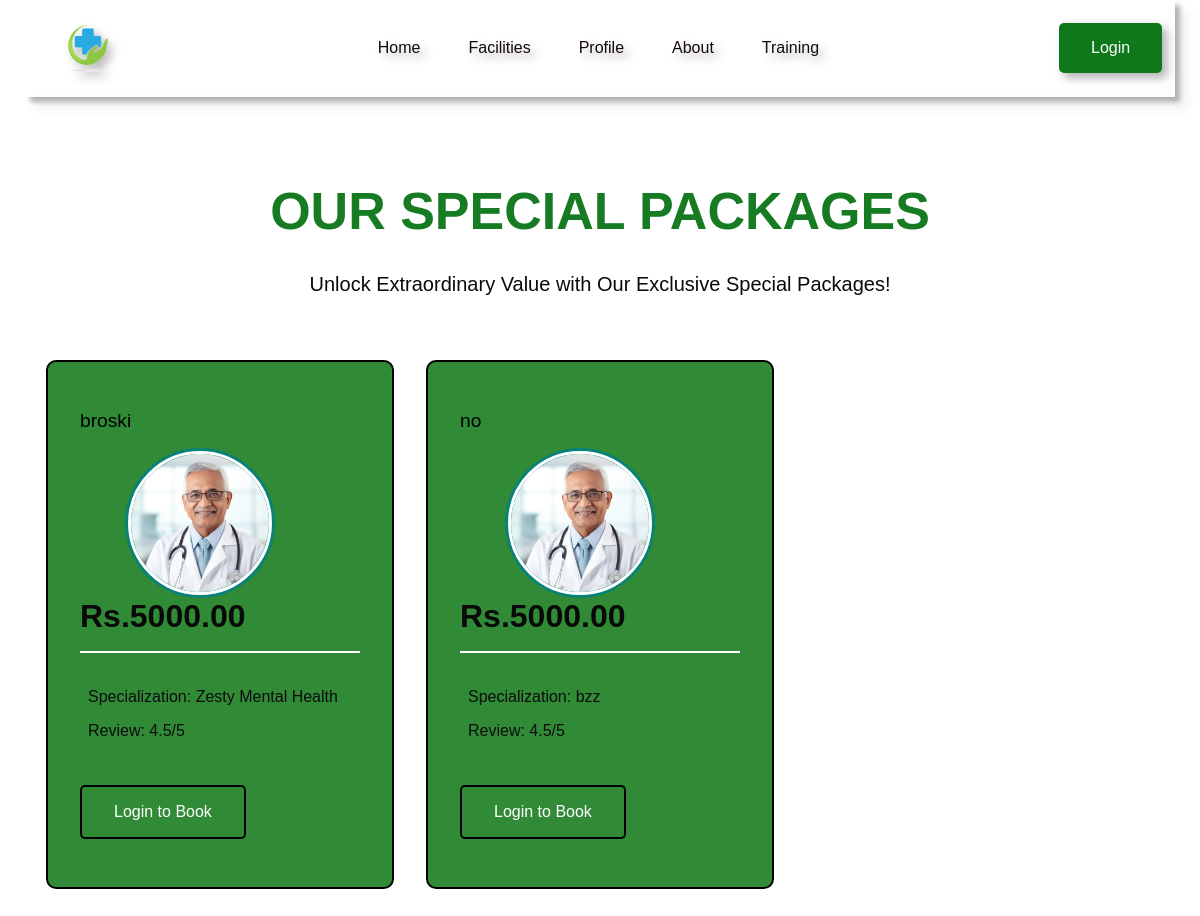
The page /sessions/1/ on the database its author committed.
### module1/models.py (models this page shows, shortened)
class Therapist(models.Model):
    user = models.OneToOneField(User, on_delete=models.CASCADE)
    qualification = models.CharField(max_length=50)
    gender = models.CharField(max_length=10)
    phone_no = models.CharField(max_length=15)
    specialization = models.CharField(max_length=50)
    earnings = models.DecimalField(max_digits=10, decimal_places=2, default=1000.0)

class Sessions(models.Model):
    therapist = models.ManyToManyField(Therapist, blank=True)
    session_id = models.AutoField(primary_key=True)
    facility = models.CharField(max_length=50)
    description = models.TextField()
    price = models.DecimalField(max_digits=10, decimal_places=2, default=1000.00)
    default_datetime = models.DateTimeField(default="2006-10-25 14:30:59")

### module1/views.py (the view)
# urls.py: path('sessions', views.sessions, name='sessions'),
def sessions(request, session_id):
    session = get_object_or_404(Sessions, session_id=session_id)
    therapists = Therapist.objects.filter(sessions=session)
    context = {
        'session': session,
        'therapists': therapists,
    }
    return render(request, 'sessions.html', context)

### Templates/sessions.html (shortened to what this page needs)
<!DOCTYPE html>
<html lang="en">
<head>
    {% load static %}
    <link rel="stylesheet" href="https://pro.fontawesome.com/releases/v5.10.0/css/all.css" />
    <link href="https://cdn.jsdelivr.net/npm/remixicon@3.5.0/fonts/remixicon.css" rel="stylesheet">
    <link rel="stylesheet" href="{% static 'style.css' %}">
</head>
<body>
    <nav>
        <div class="nav-logo">
            <a href="#"><img src="{% static 'images/clinic.png' %}"></a>
        </div>
        <ul class="nav-link">
            <li class="link"><a href="{% url 'index' %}">Home</a></li>
            <li class="link"><a href="{% url 'service' %}">Facilities</a></li>
            {% if user.is_authenticated %}
            <li class="link"><a href="{% url 'profile' %}">Profile</a></li>
            {% else %}
            <li class="link"><a href="{% url 'auth' %}">Profile</a></li>
            {% endif %}
            <li class="link"><a href="#">About</a></li>
            <li class="link"><a href="#">Training</a></li>
        </ul>
        {% if user.is_authenticated %}
        <a href="{% url 'logout' %}"><button class="btn">Logout</button></a>
        {% else %}
        <a href="{% url 'auth' %}"><button class="btn">Login</button></a>
        {% endif %}
    </nav><br><br>
    <section class="sec_container price_container">
        <h2 class="sec_header">OUR SPECIAL PACKAGES</h2>
        <p class="sec_subheader1">
            Unlock Extraordinary Value with Our Exclusive Special Packages!
        </p>
        <div class="price_grid">
            {% for therapist in therapists %}
            <div class="price_card">
                <div class="price_card_content">
                    <h4>{{ therapist.user.username }}</h4>
                    <div class="card-image">
                        <img src="{% static 'images/Doc1.webp' %}" class="card-img" alt="">
                    </div>
                    <h3>Rs.{{ session.price }}</h3>
                    <p>
                        Specialization: {{ therapist.specialization }}
                    </p>
                    <p>
                        Review: 4.5/5
                    </p>
                </div>
                {% if user.is_authenticated %}
                <a href="{% url 'book' therapist.id %}"><button class="btn price_btn">Book Now</button></a>
                {% else %}
                <a href="{% url 'auth' %}"><button class="btn price_btn">Login to Book</button></a>
                {% endif %}
            </div>
            {% endfor %}
        </div>
    </section>
</body>
</html>

### static/style.css (style rules this page uses)
* { margin: 0; padding: 0; }
body { font-family: 'Gill Sans', 'Gill Sans MT', Calibri, 'Trebuchet MS', sans-serif; background-color: rgb(255, 255, 255); }
* { padding: 0; margin: 0; box-sizing: border-box; }
.sec_container { max-width: 1140px; padding: 2rem 1rem; margin: auto; }
.sec_header { margin-top: 1rem; margin-bottom: 2rem; font-size: 3.25rem; font-weight: 600; text-align: center; color: rgb(22, 123, 34); }
.sec_subheader1 { max-width: 1000px; font-size: 1.25rem; margin: auto; text-align: center; color: rgb(10, 9, 11); }
.btn { padding: 1rem 2rem; outline: none; border: none; font-size: 1rem; color: white; background-color: rgb(14, 120, 26); border-radius: 5px; cursor: pointer; transition: 1s; }
img { width: 100%; display: flex; }
a { text-decoration: none; }
nav { box-shadow: 5px 5px 5px 0px rgba(0, 0, 0, 0.3); filter: drop-shadow(5px 5px 5px rgba(0, 0, 0, 0.3)); max-width: 1150px; margin: auto; padding: 0.8rem 0.8rem; display: flex; align-items: center; justify-content: space-between; gap: 2rem; }
.nav-logo { width: 100px; }
.nav-link { list-style: none; display: flex; align-items: center; gap: 3.0rem; }
.link a { position: relative; padding-bottom: 0.75rem; color: rgb(22, 11, 11); }
.link a::after { content: ""; position: absolute; height: 2px; width: 0; left: 0; bottom: 0; background-color: rgb(19, 173, 42); transition: 0.3s; }
.price_grid { margin-top: 4rem; display: grid; grid-template-columns: repeat(3, 1fr); gap: 2rem; }
.price_card { padding: 3rem 2rem; display: flex; flex-direction: column; background-color: rgb(48, 138, 54); background-position-y: top; border: 2px solid black; border-radius: 10px; transition: 0.3s; cursor: pointer; }
.price_card_content { flex: 1; margin-bottom: 2rem; }
.price_card h4 { margin-bottom: 1rem; font-size: 1.2rem; font-weight: 500; color: black; }
.price_card h3 { padding-bottom: 1rem; margin-bottom: 2rem; font-size: 2rem; font-weight: 600; color: rgb(10, 9, 9); border-bottom: 2px solid white; }
.price_card p { margin-bottom: 0.75rem; color: rgb(13, 13, 13); }
.price_btn { color: white; position: relative; background-color: transparent; border: 2px solid black; }
.card-image { position: relative; height: 150px; width: 150px; border-radius: 50%; padding: 3px; margin-left: 45px; background: #088178; }
.card-image .card-img { height: 100%; width: 100%; object-fit: cover; border-radius: 50%; border: 3px solid #fff; display: flex; justify-content: center; }

### rows shown on the page
Therapist: user.username "broski", specialization "Zesty Mental Health"
Sessions: price "5000.00"
Therapist: user.username "no", specialization "bzz"
